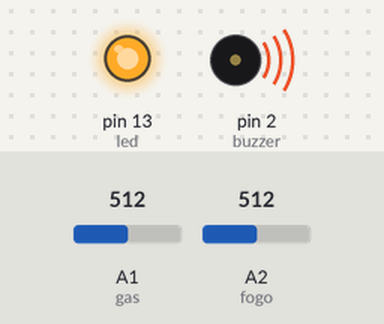
Simulated run of this sketch. Board: Arduino Uno, built with avr-gcc and run on an emulated ATmega328P. Parts: output pins drawn as LEDs (lit = HIGH), buzzer (waves = sounding, pin HIGH). The inputs (shaded band) are chosen by the test bench; at power-on: A1 (gas) = 512, A2 (fogo) = 512.

Above: at 4.8 s.
4.9 s: A1 (gas) set to 592
12.2 s: A1 (gas) set to 614
At 14.1 s:
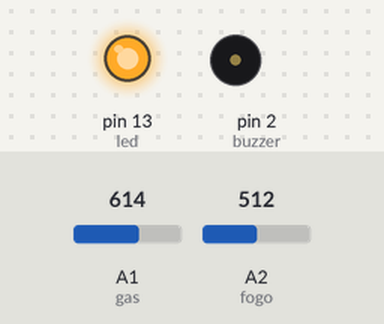
20.5 s: A2 (fogo) set to 586
25.5 s: A2 (fogo) set to 607
At 28.8 s:
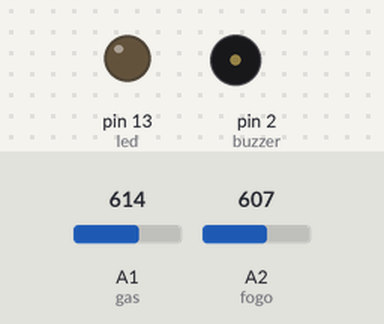
30.5 s: A2 (fogo) set to 590
At 31.7 s:
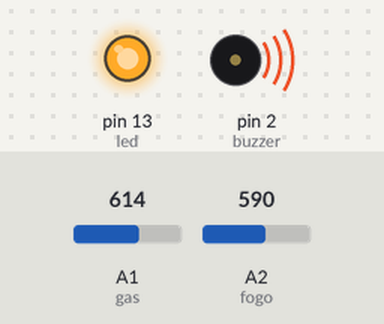
38.0 s: A2 (fogo) set to 610
At 38.8 s:
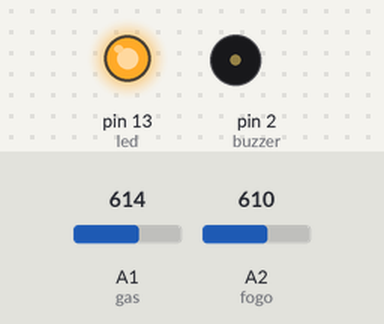
Timing chart, 0 to 41.0 s (numbered marks = the images above; inputs shaded):
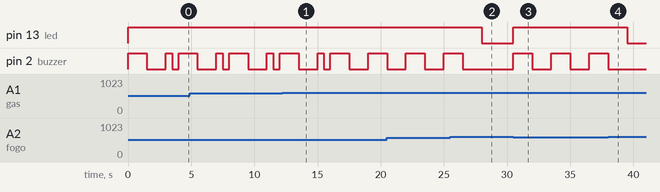

The sketch:

Sensor_de_g_s_e_fogo.ino
```cpp
//Quardando as informações dentro de variaveis
int fogo = A2;
int gas = A1;
int led = 13;
int buzzer = 2;
void setup() {
//Definindo as variaveis
pinMode(fogo,INPUT);
pinMode(gas,INPUT);
pinMode(led,OUTPUT);
pinMode(buzzer,OUTPUT);
//Ativando porta serial
Serial.begin(9600);
}

void loop() {
//Quardando a leitura do sensor dentro de uma variavel
int leitura_gas = analogRead(gas);
int leitura_fogo = analogRead(fogo);
//Se chamas forem detectadas pelo sensor
if(leitura_fogo <= 600){
  digitalWrite(led,HIGH);
  digitalWrite(buzzer,HIGH);
  delay(1500);
  digitalWrite(buzzer,LOW);
  delay(1500);
}else{
  digitalWrite(led,LOW);
  digitalWrite(buzzer,LOW);
}
//Gás detectado
if(leitura_gas <= 600){
  digitalWrite(led,HIGH);
  digitalWrite(buzzer,HIGH);
  delay(500);
  digitalWrite(buzzer,LOW);
  delay(500);
}else{
 digitalWrite(led,LOW);
 digitalWrite(buzzer,LOW);
}
}
```

Measured:
- the behaviour switches between 600 and 601 on A1 (gas) (found by bisection; images 0 and 1)
- the behaviour switches between 600 and 601 on A2 (fogo) (found by bisection; images 1 and 2)
- after the input at 12.2 s, pin 2 (buzzer): goes on until 19.0 s, then stays HIGH
- after the input at 25.5 s, pin 13 (led): HIGH → LOW after 2.5 s; pin 2 (buzzer): goes on until 26.5 s, then stays LOW
- after the input at 30.5 s, pin 13 (led): LOW → HIGH at once; pin 2 (buzzer): alternates HIGH for 1.5 s and LOW for 1.5 s, starting at once
- after the input at 38.0 s, pin 13 (led): HIGH → LOW after 1.5 s; pin 2 (buzzer): goes on until 38.0 s, then stays LOW
